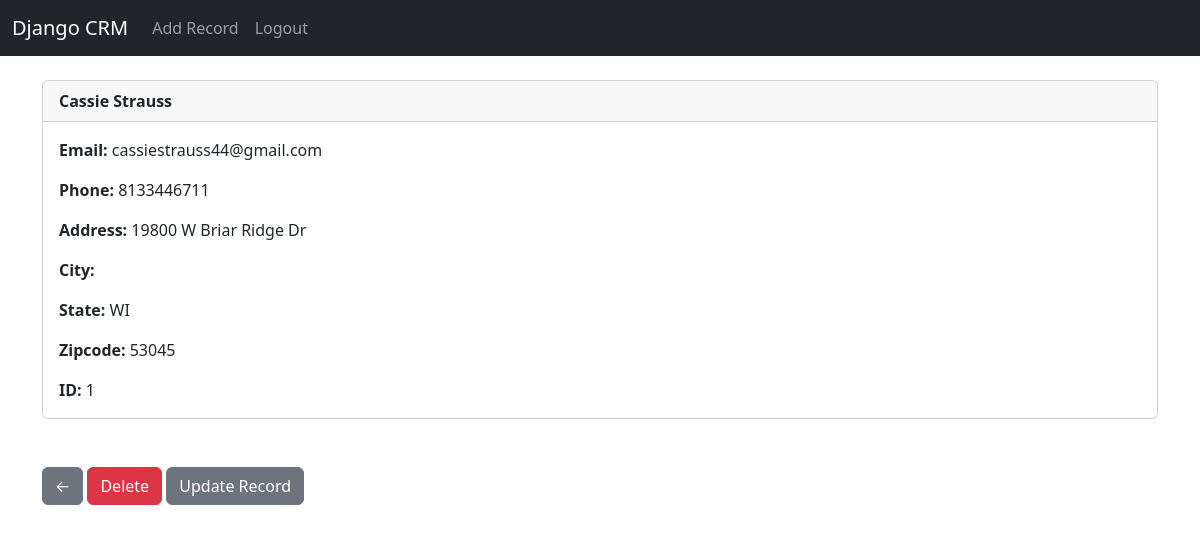
The page /record/1 (signed in) on the database its author committed.
### website/models.py (models this page shows, shortened)
class Record(models.Model):
    created_at = models.DateTimeField(auto_now_add=True)
    first_name = models.CharField(max_length=50)
    last_name =  models.CharField(max_length=50)
    email = models.CharField(max_length=100)
    phone =  models.CharField(max_length=15)
    address =  models.CharField(max_length=100)
    city =  models.CharField(max_length=50)
    state =  models.CharField(max_length=50)
    zipcode =  models.CharField(max_length=20)

### website/views.py (the view)
# urls.py: path('record/<int:pk>', views.customer_record, name='record'),
def customer_record(request, pk):
      if request.user.is_authenticated:
            customer_record = Record.objects.get(id=pk)
            return render(request, 'record.html', {'customer_record':customer_record})
      else:
            messages.success(request, "You must be logged in to view that page.")
            return redirect('home')

### website/templates/record.html
{% extends 'base.html' %}
{% block content %}
<div class="card">
    <div class="card-header">
        <strong>{{ customer_record.first_name }} {{ customer_record.last_name }}</strong>
    </div>
    <div class="card-body">
      <p class="card-text">
        <strong>Email: </strong>{{ customer_record.email }}</p>
        <p class="card-text">
        <strong>Phone: </strong>{{ customer_record.phone }}</p>
        <p class="card-text">
        <strong>Address: </strong>{{ customer_record.address }}</p>
        <p class="card-text">
        <strong>City: </strong>{{ customr_record.city }}</p>
        <p class="card-text">
        <strong>State: </strong>{{ customer_record.state }}</p>
        <p class="card-text">
        <strong>Zipcode: </strong>{{ customer_record.zipcode }}</p>
        <p class="card-text">
        <strong>ID: </strong>{{ customer_record.id }}</p>
    </div>
  </div>
<br/><br/>
<a href="{% url 'home' %}" class="btn btn-secondary">&#x2190;</a>
<a href="{% url 'delete_record' customer_record.id %}" class="btn btn-danger">Delete</a>
<a href="{% url 'update_record' customer_record.id %}" class="btn btn-secondary">Update Record</a>
{% endblock %}

### rows shown on the page
Record: first_name "Cassie", last_name "Strauss", email "cassiestrauss44@gmail.com", phone "8133446711", address "19800 W Briar Ridge Dr", state "WI", zipcode "53045", id "1"
